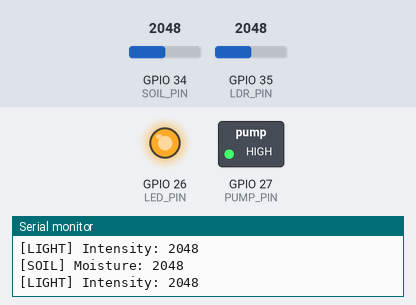
A sketch run on a simulated ESP32. Parts: switched loads named in the sketch (green lamp = pin HIGH), output pins drawn as LEDs (lit = HIGH), the last lines printed to the serial monitor. The test bench sets the inputs (shaded band); at power-on: GPIO 34 (SOIL_PIN) = 2048, GPIO 35 (LDR_PIN) = 2048.

Above: at 1.3 s.
1.4 s: GPIO 34 (SOIL_PIN) set to 2265
2.9 s: GPIO 34 (SOIL_PIN) set to 2336
At 4.1 s:
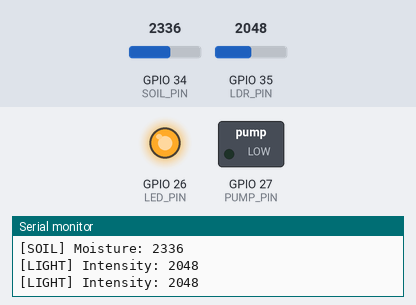
5.0 s: GPIO 35 (LDR_PIN) set to 89
6.5 s: GPIO 35 (LDR_PIN) set to 71
At 7.6 s:
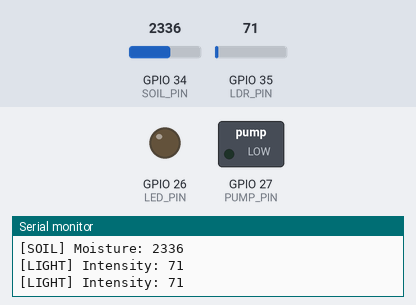
8.0 s: GPIO 34 (SOIL_PIN) set to 2260
At 9.2 s:
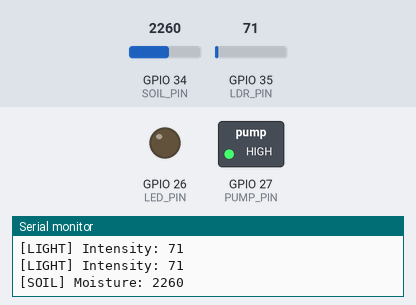
10.0 s: GPIO 34 (SOIL_PIN) set to 2340
At 10.8 s:
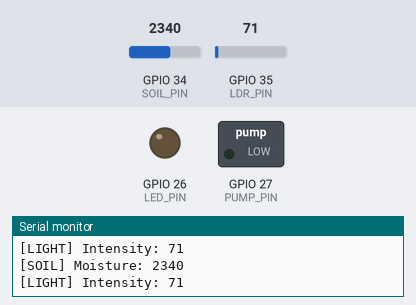
Timing chart, 0 to 13.0 s (numbered marks = the images above; inputs shaded):
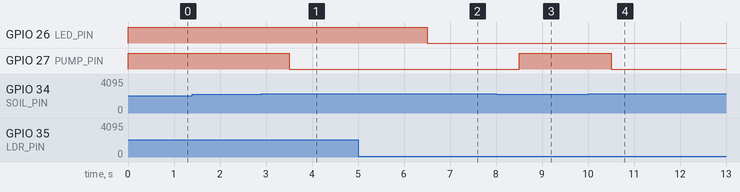

Measured:
- the behaviour switches between 2300 and 2301 on GPIO 34 (SOIL_PIN) (found by bisection; images 0 and 1)
- the behaviour switches between 81 and 80 on GPIO 35 (LDR_PIN) (found by bisection; images 1 and 2)
- after the input at 2.9 s, GPIO 27 (PUMP_PIN): HIGH → LOW after 0.60 s
- after the input at 6.5 s, GPIO 26 (LED_PIN): HIGH → LOW at once
- after the input at 8.0 s, GPIO 27 (PUMP_PIN): LOW → HIGH after 0.51 s
- after the input at 10.0 s, GPIO 27 (PUMP_PIN): HIGH → LOW after 0.51 s

The sketch:

uas.ino
```cpp
#include <Arduino.h>
#include <esp_now.h>
#include <WiFi.h>

// ===== PIN & THRESHOLD =====
#define LDR_PIN   35
#define SOIL_PIN  34
#define LED_PIN   26
#define PUMP_PIN  27
#define LIGHT_THRESHOLD  80
#define SOIL_THRESHOLD   2300

// buat integrator
uint8_t broadcastAddress[] = {0xFF, 0xFF, 0xFF, 0xFF, 0xFF, 0xFF};

typedef struct struct_message {
    int lightIntensity;
    int soilMoisture;
    bool isDark;
    bool isDry;
} struct_message;

struct_message myData;
esp_now_peer_info_t peerInfo;

volatile int lightIntensity = 0;
volatile int soilMoisture   = 0;
volatile bool isDark  = false;
volatile bool isDry   = false;

void taskLightSensor(void *parameter) {
  while (1) {
    lightIntensity = analogRead(LDR_PIN);
    isDark = (lightIntensity > LIGHT_THRESHOLD);
    Serial.print("[LIGHT] Intensity: ");
    Serial.println(lightIntensity);
    vTaskDelay(500 / portTICK_PERIOD_MS);
  }
}

void taskSoilSensor(void *parameter) {
  while (1) {
    soilMoisture = analogRead(SOIL_PIN);
    isDry = (soilMoisture > SOIL_THRESHOLD);
    Serial.print("[SOIL] Moisture: ");
    Serial.println(soilMoisture);
    vTaskDelay(700 / portTICK_PERIOD_MS);
  }
}

void taskControl(void *parameter) {
  while (1) {
    if (isDark) {
      digitalWrite(LED_PIN, HIGH);
    } else {
      digitalWrite(LED_PIN, LOW);
    }

    if (isDry) {
      digitalWrite(PUMP_PIN, LOW);
    } else {
      digitalWrite(PUMP_PIN, HIGH);
    }

    myData.lightIntensity = lightIntensity;
    myData.soilMoisture = soilMoisture;
    myData.isDark = isDark;
    myData.isDry = isDry;

    esp_now_send(broadcastAddress, (uint8_t *) &myData, sizeof(myData));
    vTaskDelay(500 / portTICK_PERIOD_MS);
  }
}

void setup() {
  Serial.begin(115200);
  pinMode(LED_PIN, OUTPUT);
  pinMode(PUMP_PIN, OUTPUT);
  analogSetAttenuation(ADC_11db);

  WiFi.mode(WIFI_STA);
  if (esp_now_init() != ESP_OK) {
    Serial.println("#G4G4L menginisialisasi ESP-NOW!");
    return;
  }

  memcpy(peerInfo.peer_addr, broadcastAddress, 6);
  peerInfo.channel = 0;
  peerInfo.encrypt = false;
  if (esp_now_add_peer(&peerInfo) != ESP_OK) {
    Serial.println("Gagal nambahin peer");
    return;
  }

  xTaskCreate(taskLightSensor, "Light Task", 2048, NULL, 1, NULL);
  xTaskCreate(taskSoilSensor,  "Soil Task",  2048, NULL, 1, NULL);
  xTaskCreate(taskControl,      "Control",    2048, NULL, 2, NULL);
}

void loop() {
}
```
